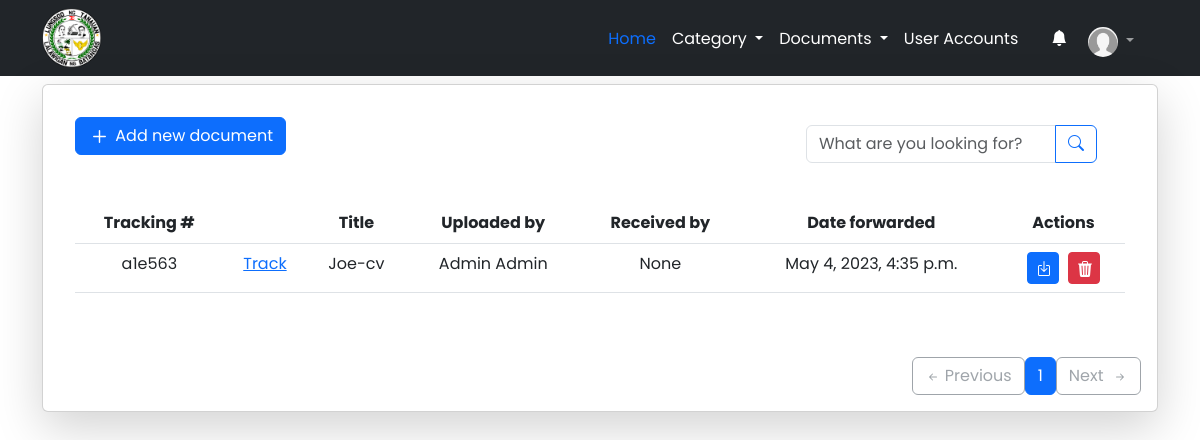
Before: /document/outgoing (signed in) with the older database file.
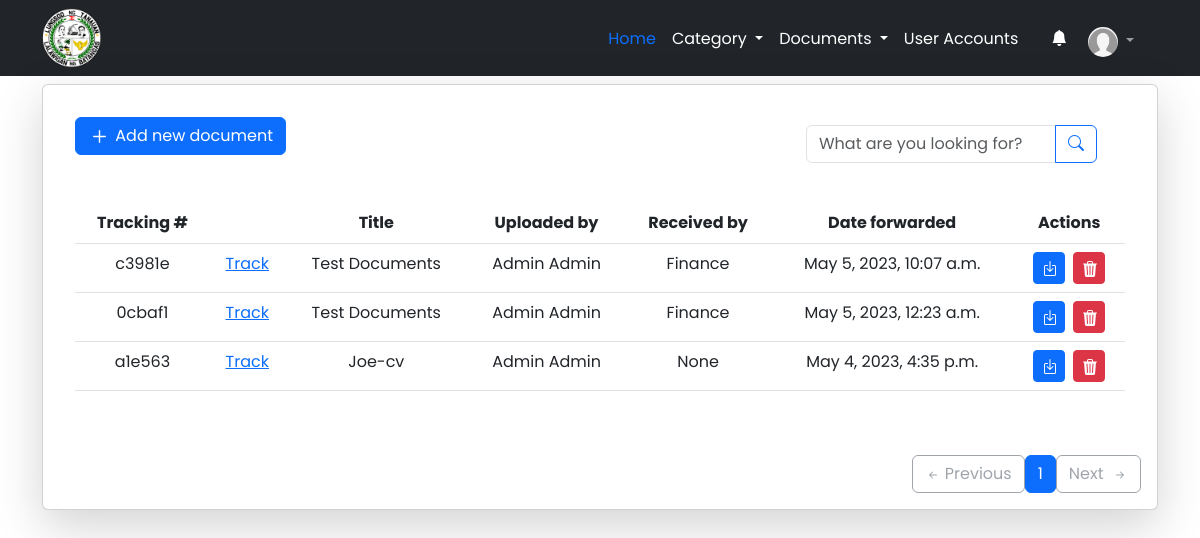
After: the same page with the newer database file.
### apps/models.py (models this page shows, shortened)
class Documents(models.Model):
    id = models.UUIDField(primary_key=True, default=uuid.uuid4, editable=False)
    tracking_no = models.CharField(max_length=255, default=str(uuid.uuid4())[:6], editable=False)
    file_name = models.CharField(max_length=255)
    document = models.FileField(upload_to="documents")
    uploaded_at = models.DateTimeField(auto_now_add=True)
    uploaded_by = models.ForeignKey(User, on_delete=models.SET_NULL, null=True, related_name="file_uploader")
    category = models.ForeignKey(Category, on_delete=models.SET_NULL, null=True, related_name="file_category")
    is_received = models.BooleanField(default=False)
    receiver = models.ForeignKey(Department, on_delete=models.SET_NULL, null=True, related_name="file_receiver", verbose_name="Receiving Office:")
    class Meta:
        verbose_name = 'Document'
        verbose_name_plural = 'Documents'

class User(AbstractUser):
    USERNAME_FIELD = 'employee_no'# changes email to unique and blank to false
    REQUIRED_FIELDS = []  # removes email from REQUIRED_FIELDS
    username = models.CharField(max_length=255, null=True, blank=True)
    employee_no = models.CharField(max_length=255, unique=True)
    profile_picture = models.ImageField(upload_to="profile_picture", default='default.png')
    middle_name = models.CharField(max_length=255, blank=True)
    address = models.CharField(max_length=255)
    birthday = models.DateField(auto_now_add=False, null=True, blank=True)
    contact = models.CharField(max_length=13)
    sex = models.CharField(max_length=255)
    is_employee = models.BooleanField(default=False)
    is_admin = models.BooleanField(default=False)
    objects = CustomUserManager()
    department = models.OneToOneField("Department", on_delete=models.SET_NULL, null=True)
    class Meta:
        verbose_name = 'User'
        verbose_name_plural = 'Users'
    def __str__(self):
        return self.first_name + " " + self.last_name

class Department(models.Model):
    id = models.UUIDField(primary_key=True, default=uuid.uuid4, editable=False)
    department = models.CharField(max_length=255, unique=True)
    created_at = models.DateTimeField(auto_now_add=True)
    class Meta:
        verbose_name = 'Department'
        verbose_name_plural = 'Departments'
    def __str__(self):
        return self.department

### apps/views.py (the view)
# urls.py: path('document/outgoing', document, name="document"),
@login_required(login_url='/login')
def document(request):
    template_name = 'document/docu_list.html'
    document = Documents.objects.filter(uploaded_by=request.user).order_by('-uploaded_at')
    paginator = Paginator(document, 10)
    page_number = request.GET.get('page')
    document = paginator.get_page(page_number)
    context = {
        "document": document,
        "document_state": "background-color: rgba(212, 210, 210, 1);  color: #fff;",
    }
    return render(request, template_name, context)

### apps/templates/document/docu_list.html (shortened to what the changed rows need)
{% extends 'base.html' %}
{% block content %}
<div class="container mt-2">
    <div class="card shadow-lg">
        <div class="card-body m-3 p-3">
            <table class="table" id="docuTable">
                <thead>
                    <tr>
                        <th scope="col" class="text-center">Tracking #</th>
                        <th scope="col" class="text-center"></th>
                        <th scope="col" class="text-center">Title</th>
                        <th scope="col" class="text-center">Uploaded by</th>
                        <th scope="col" class="text-center">Received by</th>
                        <th scope="col" class="text-center">Date forwarded</th>
                        <th scope="col" class="text-center">Actions</th>
                    </tr>
                </thead>
                {% for list in document %}
                <tr>
                    <td class="text-center">{{ list.tracking_no }}</td>
                    <td class="text-center"><a href="{% url 'view_document' list.id %}">Track</a></td>
                    <td class="text-center">{{ list.file_name }}</td>
                    <td class="text-center">{{ list.uploaded_by }}</td>
                    <td class="text-center">{{ list.receiver }}</td>
                    <td class="text-center">{{ list.uploaded_at }}</td>
                    <td class="text-center">
                        <a href="{{ list.document.url }}" type="button" class="btn btn-primary btn-sm"
                            style="height: 32px; width:32px;" download>
                        </a>&nbsp;
                        <button type="button" class="btn btn-danger btn-sm" style="height: 32px; width:32px;"
                            data-bs-toggle="modal" data-bs-target="#exampleModal" onclick="setID('{{ list.id }}')">
                        </button>
                    </td>
                    {% empty %}
                <tr>
                    <td colspan="7" class="text-center">No document available</td>
                </tr>
                </tr>
                {% endfor %}
            </table>
        </div>
        <div class="d-flex flex-column-reverse flex-sm-row justify-content-sm-end align-items-center m-3">
            <div class="d-inline-flex">
                {% if document.has_previous %}
                <a href="?page={{ document.previous_page_number }}" class="btn btn-outline-secondary rounded-start">
                    <svg xmlns="http://www.w3.org/2000/svg" width="16" height="16" fill="currentColor"
                        class="bi bi-arrow-left-short" viewBox="0 0 16 16">
                        <path fill-rule="evenodd"
                            d="M12 8a.5.5 0 0 1-.5.5H5.707l2.147 2.146a.5.5 0 0 1-.708.708l-3-3a.5.5 0 0 1 0-.708l3-3a.5.5 0 1 1 .708.708L5.707 7.5H11.5a.5.5 0 0 1 .5.5z">
                        </path>
                    </svg>&nbsp;Previous
                </a>
                {% else %}
                <button type="button" disabled class="btn btn-outline-secondary rounded-start disabled">
                    <svg xmlns="http://www.w3.org/2000/svg" width="16" height="16" fill="currentColor"
                        class="bi bi-arrow-left-short" viewBox="0 0 16 16">
                        <path fill-rule="evenodd"
                            d="M12 8a.5.5 0 0 1-.5.5H5.707l2.147 2.146a.5.5 0 0 1-.708.708l-3-3a.5.5 0 0 1 0-.708l3-3a.5.5 0 1 1 .708.708L5.707 7.5H11.5a.5.5 0 0 1 .5.5z">
                        </path>
                    </svg>&nbsp;Previous
                </button>
                {% endif %}
                {% for num in document.paginator.page_range %}
                {% if document.number == num %}
                <button type="button" class="btn btn-primary">
                    {{ num }}
                </button>
                {% elif num > document.number|add:-3 and num < document.number|add:3 %} <a href="?page={{ num }}"
                    class="btn btn-outline-secondary">
                    {{ num }}
                    </a>
                    {% endif %}
                    {% endfor %}
                    {% if document.has_next %}
                    <a href="?page={{ document.next_page_number }}" class="btn btn-outline-secondary rounded-end">
                        Next&nbsp;
                        <svg xmlns="http://www.w3.org/2000/svg" width="16" height="16" fill="currentColor"
                            class="bi bi-arrow-right-short" viewBox="0 0 16 16">
                            <path fill-rule="evenodd"
                                d="M4 8a.5.5 0 0 1 .5-.5h5.793L8.146 5.354a.5.5 0 1 1 .708-.708l3 3a.5.5 0 0 1 0 .708l-3 3a.5.5 0 0 1-.708-.708L10.293 8.5H4.5A.5.5 0 0 1 4 8z">
                            </path>
                        </svg>
                    </a>
                    {% else %}
                    <button type="button" disabled class="btn btn-outline-secondary rounded-end disabled">
                        Next&nbsp;
                        <svg xmlns="http://www.w3.org/2000/svg" width="16" height="16" fill="currentColor"
                            class="bi bi-arrow-right-short" viewBox="0 0 16 16">
                            <path fill-rule="evenodd"
                                d="M4 8a.5.5 0 0 1 .5-.5h5.793L8.146 5.354a.5.5 0 1 1 .708-.708l3 3a.5.5 0 0 1 0 .708l-3 3a.5.5 0 0 1-.708-.708L10.293 8.5H4.5A.5.5 0 0 1 4 8z">
                            </path>
                        </svg>
                    </button>
                    {% endif %}
            </div>
        </div>
    </div>
</div>
{% endblock %}

Changed rows visible on the page:
added Documents: tracking_no "c3981e", file_name "Test Documents", uploaded_by "Admin Admin", receiver "Finance", uploaded_at "May 5, 2023, 10:07 a.m."
added Documents: tracking_no "0cbaf1", file_name "Test Documents", uploaded_by "Admin Admin", receiver "Finance", uploaded_at "May 5, 2023, 12:23 a.m."
